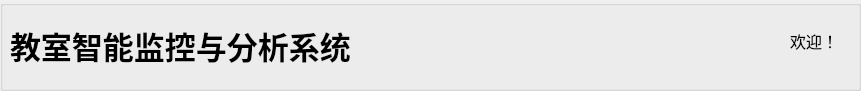
       <widget class="QGroupBox" name="groupBox_4">
        <property name="geometry">
         <rect>
          <x>230</x>
          <y>10</y>
          <width>861</width>
          <height>91</height>
         </rect>
        </property>
        <property name="title">
         <string/>
        </property>
        <widget class="QLabel" name="label_2">
         <property name="geometry">
          <rect>
           <x>10</x>
           <y>0</y>
           <width>441</width>
           <height>91</height>
          </rect>
         </property>
         <property name="font">
          <font>
           <pointsize>23</pointsize>
           <weight>75</weight>
           <bold>true</bold>
          </font>
         </property>
         <property name="text">
          <string>教室智能监控与分析系统</string>
         </property>
        </widget>
        <widget class="QLabel" name="label_3">
         <property name="geometry">
          <rect>
           <x>790</x>
           <y>20</y>
           <width>81</width>
           <height>41</height>
          </rect>
         </property>
         <property name="font">
          <font>
           <pointsize>12</pointsize>
          </font>
         </property>
         <property name="text">
          <string>欢迎！</string>
         </property>
        </widget>
        <widget class="QLabel" name="label_33">
         <property name="geometry">
          <rect>
           <x>630</x>
           <y>0</y>
           <width>151</width>
           <height>91</height>
          </rect>
         </property>
         <property name="styleSheet">
          <string notr="true">image: url(:/icons/icons/家庭_family.png);</string>
         </property>
         <property name="text">
          <string/>
         </property>
        </widget>
       </widget>
